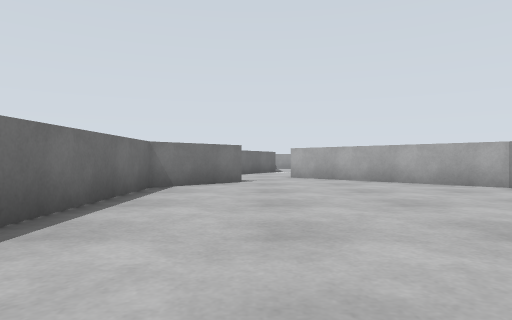
[1] (above)

14 first-person views from a walk through a robot-simulator world made for Gazebo. The camera is 0.3 m above the floor, looks level and sees 75° across. The floor is counted in squares, 0.5 m on a side. Each view is taken from the middle of a square. On the plan, view 1 faces up. The plan holds only what a view shows up to about 10 squares ahead; the rest is blank.

[2]
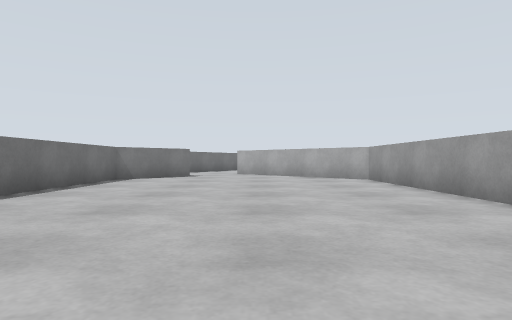

[3]
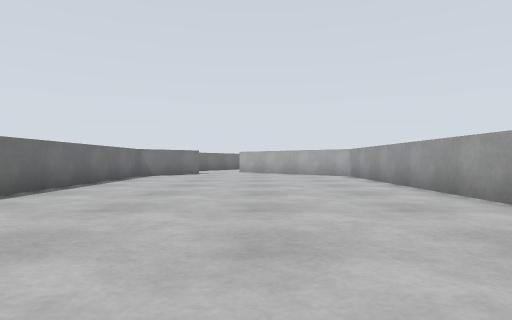

[4]
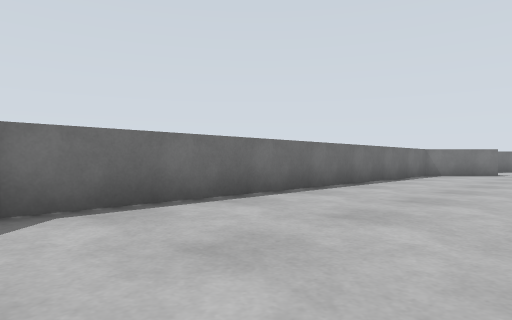

[5]
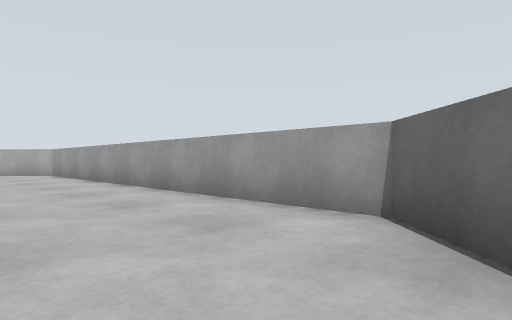

[6]
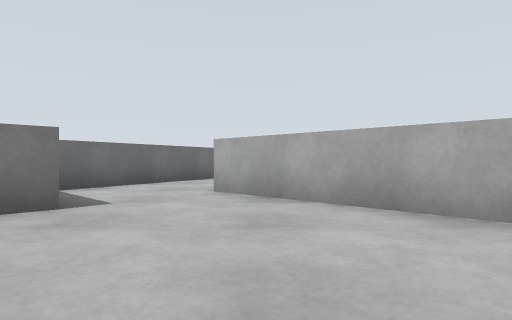

[7]
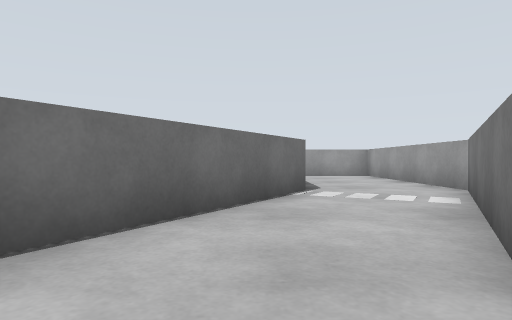

[8]
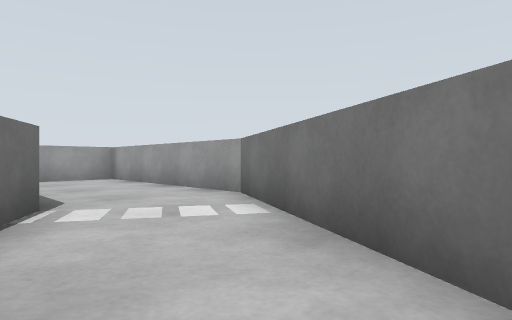

[9]
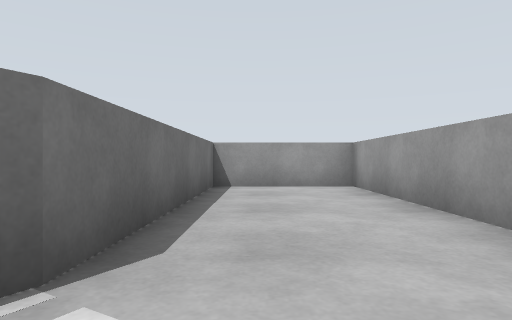

[10]
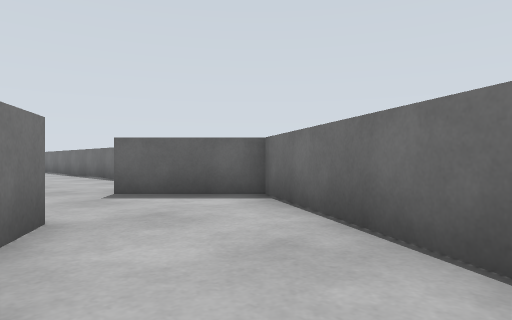

[11]
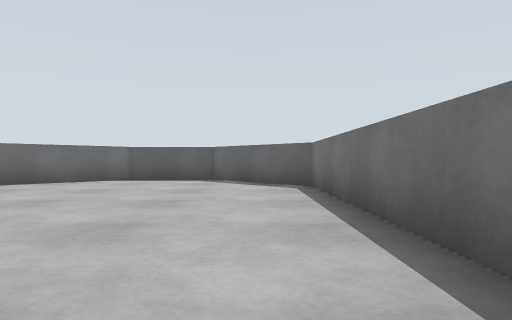

[12]
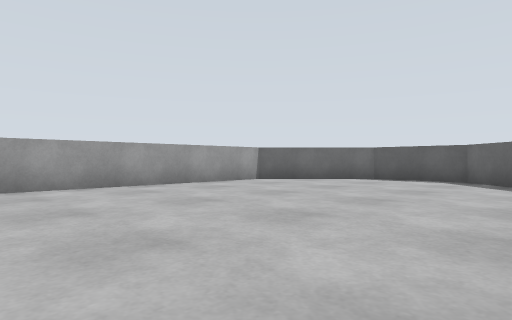

[13]
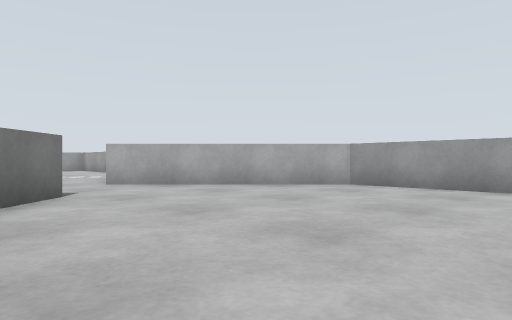

[14]
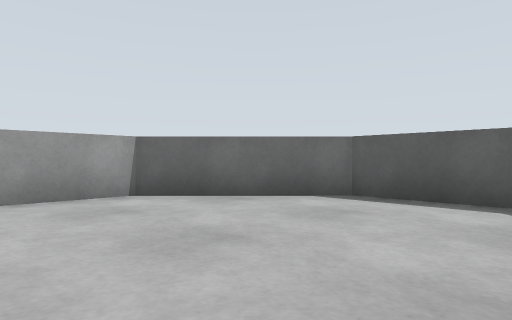

### Floor plan
Points are (right, up) in squares from view 1. A wall is a line through its corners. A room is listed if a view was taken in it or the views show most of it. See-through windows are left out.
Room 1 (views 1, 2, 3, 4, 5, 6, 7, 8, 9, 10, 11, 12, 13, 14)
walls: (-2.3, 7.2) (-2.3, -5.6) (0.3, -8.1) (2.8, -8.1) (5.4, -5.5) (5.4, 7.2) (1.2, 11.4) (4.2, 16.6) (4.2, 22.6) (1, 22.6) (1, 16.6) (-2.3, 10.9) (-0.4, 9.1) (-2.3, 7.2)

Positions as (right, up) in squares from view 1, and headings:
1: (0, 0), facing up
2: (2, -3), facing up
3: (2, -5), facing up
4: (2, -6), facing up-left
5: (2, -7), facing up-right
6: (2, 5), facing up
7: (0, 10), facing up
8: (0, 12), facing up-right
9: (2, 15), facing up
10: (2, 15), facing down-left
11: (-1, 2), facing down
12: (-2, 2), facing down-right
13: (-2, 3), facing up-right
14: (0, -3), facing down-right
